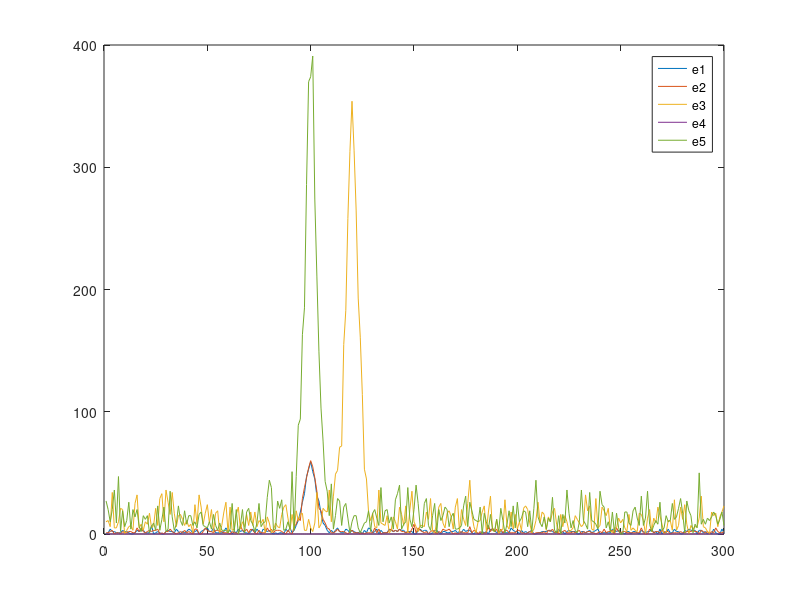

MATLAB code for this plot:
%% set up file io

fidData = fopen( 'simulatedData.csv', 'w' );
fidLabels = fopen( 'simulatedLabels.csv', 'w' );

%% extension
time=[1:1:300]; %in seconds
snr=10;

for trial = 1:10
    
    snr=5+(15-5)*rand(1)
    %snr=10

    e1=abs(int32(awgn(60*sech(0.4*(time-100)),snr,'measured')));
    e2=abs(int32(awgn(60*sech(0.4*(time-100)),snr,'measured')));
    e3=abs(int32(awgn(350*sech(0.4*(time-120)),snr,'measured')));
    e4=abs(int32(awgn(0*time,snr,'measured')));
    e5=abs(int32(awgn(400*sech(0.4*(time-100)),snr,'measured')));
    
    for sample = 1:300
        fprintf( fidData, '[%d, %d, %d, %d, %d]; ',e1(sample),e2(sample),e3(sample),e4(sample),e5(sample));
    end
    
    fprintf( fidData, '\n');
    fprintf( fidLabels, 'e\n');

end

%blue, red, orange, purple, green

%% plot waveforms

plot(time,e1);
hold on
plot(time,e2);
plot(time,e3);
plot(time,e4);
plot(time,e5);
legend('e1','e2','e3','e4','e5');
hold off

